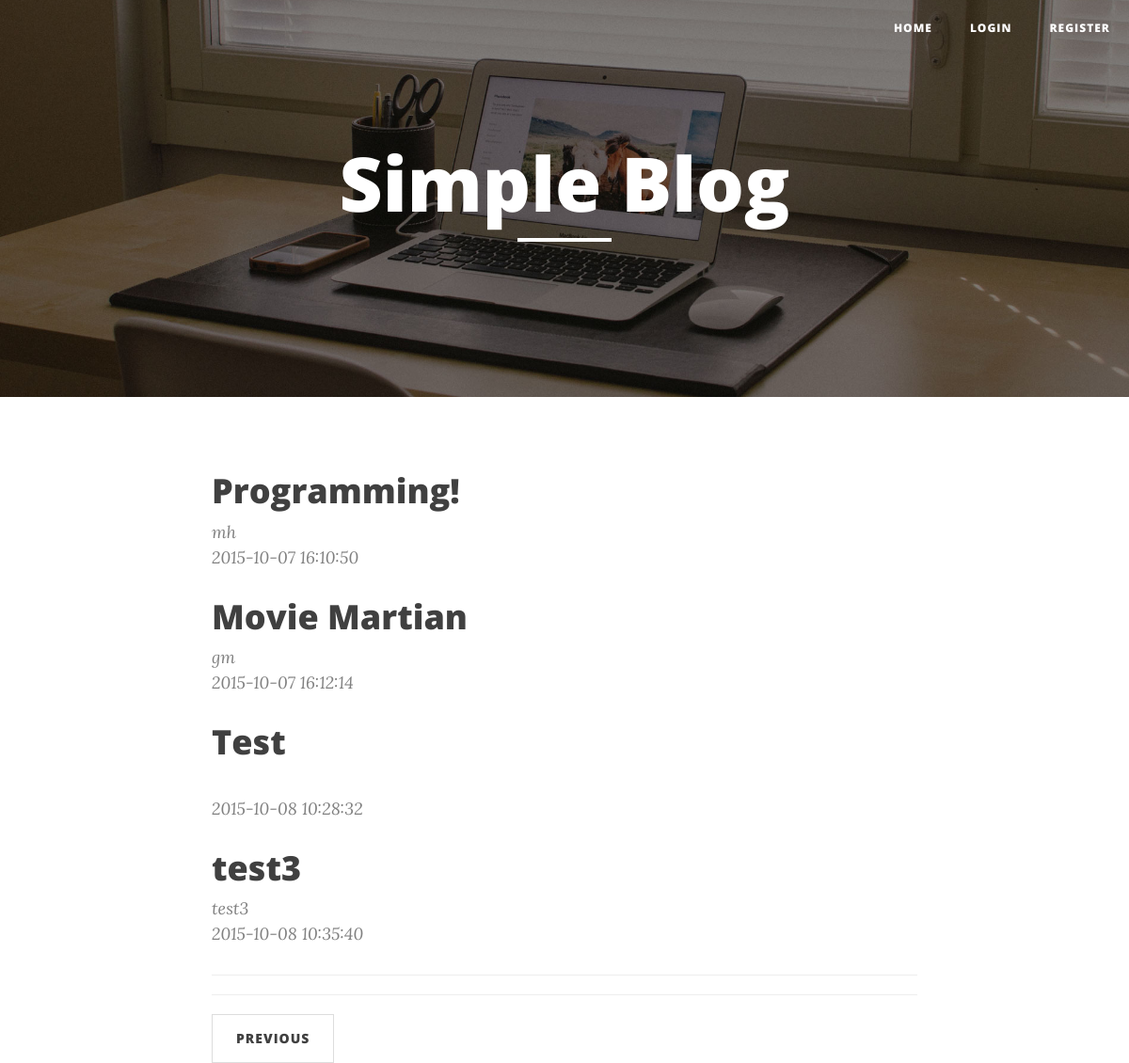
Page /index.php?currentpage=2 on the committed database.
### tables this page shows
CREATE TABLE IF NOT EXISTS `blog_entries` (
`e_id` int(11) NOT NULL,
  `u_id` int(11) NOT NULL,
  `title` text NOT NULL,
  `summary` text NOT NULL,
  `content` text NOT NULL,
  `date` datetime NOT NULL,
  `author` varchar(30) NOT NULL
);

### index.php (the view, shortened to what this page needs)
<!DOCTYPE html>
<html lang="en">
<head>
    <link href="css/bootstrap.min.css" rel="stylesheet">
    <link href="css/clean-blog.min.css" rel="stylesheet">
    <link href="http://maxcdn.bootstrapcdn.com/font-awesome/4.1.0/css/font-awesome.min.css" rel="stylesheet" type="text/css">
</head>
<body>
    <nav class="navbar navbar-default navbar-custom navbar-fixed-top">
        <div class="container-fluid">
            <div class="collapse navbar-collapse" id="bs-example-navbar-collapse-1">
                <ul class="nav navbar-nav navbar-right">
                    <li>
                        <a href="index">Home</a>
                    </li>
                    <li>
                        <a href="login">Login</a>
                    </li>
                    <li>
                        <a href="register">Register</a>
                    </li>
                </ul>
            </div>
        </div>
    </nav>
    <header class="intro-header" style="background-image: url('img/home-bg.jpg')">
        <div class="container">
            <div class="row">
                <div class="col-lg-8 col-lg-offset-2 col-md-10 col-md-offset-1">
                    <div class="site-heading">
                        <h1>Simple Blog</h1>
                        <hr class="small">
                    </div>
                </div>
            </div>
        </div>
    </header>
    <?php
		$rowsperpage = 4;
		if (isset($_GET['currentpage']) && is_numeric($_GET['currentpage'])) {
		   $currentpage = (int) $_GET['currentpage'];
		} else {
		   $currentpage = 1;
		}
		$offset = ($currentpage - 1) * $rowsperpage;
	?>
    <div class="container">
        <div class="row">
            <div class="col-lg-8 col-lg-offset-2 col-md-10 col-md-offset-1">
            <?php
				$sql = "SELECT * FROM blog_entries order by date LIMIT $offset, $rowsperpage";
					$result = mysql_query($sql) or trigger_error("SQL", E_USER_ERROR);
						while ($list = mysql_fetch_assoc($result)) {
			?>
                <div class="post-preview">
                    <a href="post_inter?id=<?php  echo $list['e_id'];?>">
                        <h2 class="post-title">
                            <?php
								echo $list['title'] . "<br />";
							?>
                        </h2>
                    </a>
                    <p class="post-meta">
					<?php
                    	echo $list['author']. "<br />";
						echo $list['date']. "<br />";
						}
					?>
                    </p>
                </div>
                <hr>
        </div>
    </div>
    <hr>
    <?php
	if ($currentpage > 1) {
	   $prevpage = $currentpage - 1; ?>
       <ul class="pager">
                    <li class="previous">
                        <?php
	   					 echo " <a href='{$_SERVER['PHP_SELF']}?currentpage=$prevpage'>Previous</a> "; ?>
                    </li>
                </ul>
       <?php
	}
		?>
</body>
</html>

### rows in the picture
blog_entries: title "Programming!", author "mh", date "2015-10-07 16:10:50"
blog_entries: title "Movie Martian", author "gm", date "2015-10-07 16:12:14"
blog_entries: title "Test", date "2015-10-08 10:28:32"
blog_entries: title "test3", author "test3", date "2015-10-08 10:35:40"
